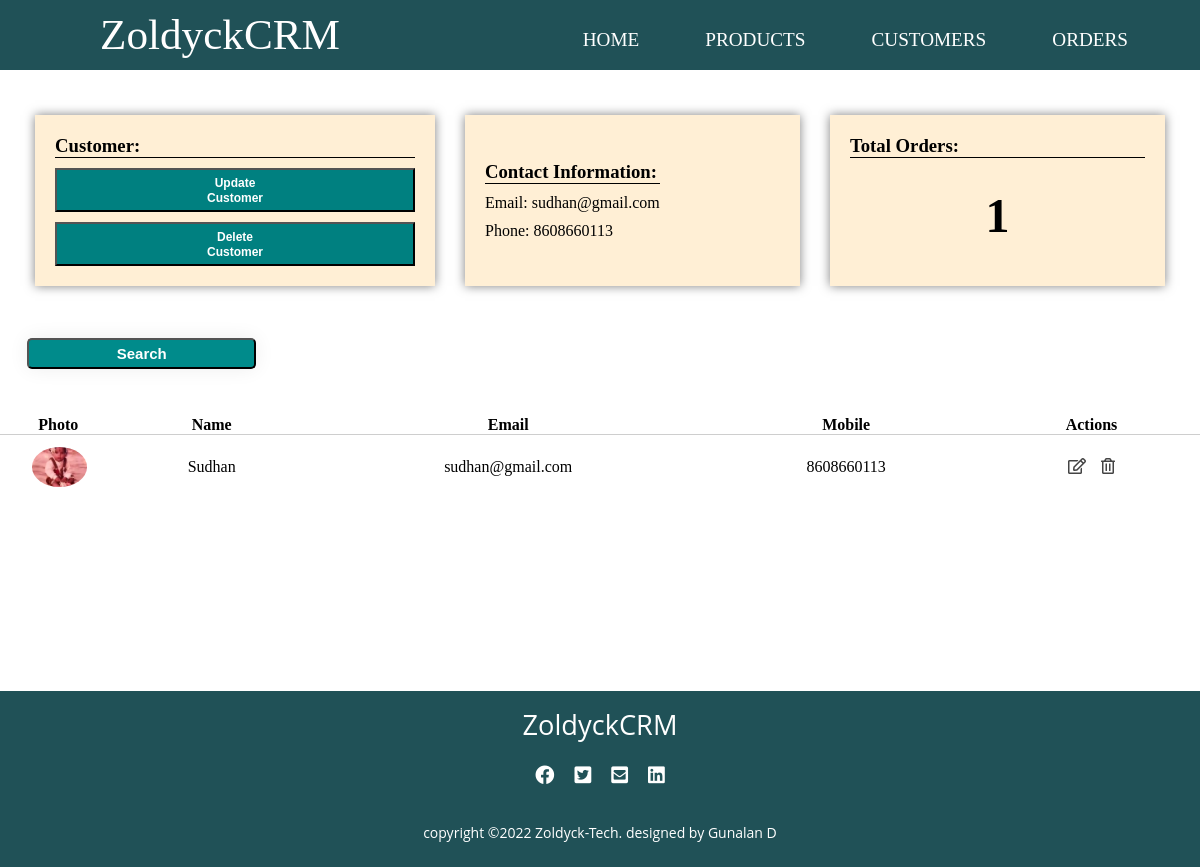
Page /2/ on the earlier database version.
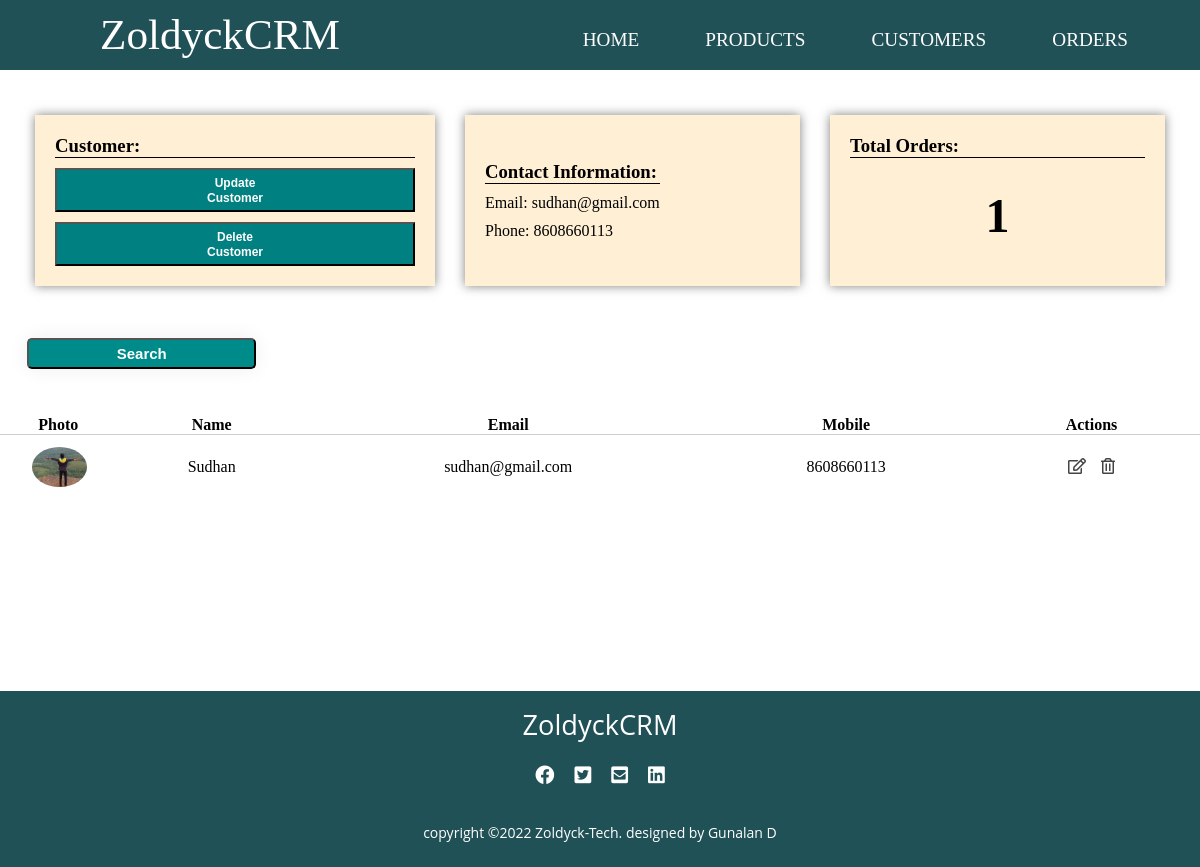
Same page on the later database version.
### accounts/models.py (models this page shows, shortened)
class Customer(models.Model):
    customer_pic = models.ImageField(upload_to='customer_pics/', blank=True)
    customer_name = models.CharField(max_length=50, null= True)
    customer_email = models.CharField(max_length=200 , null= True)
    customer_mobile = models.CharField(max_length=50 , null= True)
    date_created = models.DateTimeField(auto_now_add=True , null= True)

### accounts/views.py (the view)
# urls.py: path('<int:customer_id>/', views.customer, name='customer'),
def customer(request, customer_id):
    customer = Customer.objects.get(id=customer_id)
    saleorder = SaleOrder.objects.all()
    orders = customer.saleorder_set.all() # this is the same as above
    order_count = orders.count()
    context = {
        'customer': customer,
        'order_count': order_count,
        'orders': orders,
    }
    return render(request, 'accounts/customer.html',context)

### accounts/templates/accounts/customer.html
{% extends 'accounts/layout.html'%}
{% block content %}
<section>
    <div class="main">
        <div class="cus-cards">
            <div class="cus-card">
                <div class="card-content">
                    <h3>Customer:</h3>
                    <button class="bnx"><a href="">Update Customer</a></button>
                    <button class="bnx"><a href="">Delete Customer</a></button>
                </div>
            </div>
            <div class="cus-card">
                <div class="card-content">
                    <h3>Contact Information:</h3>
                    <p>Email:  <span style="text-align: right;">{{ customer.customer_email }}</span></p>
                    <p>Phone: {{ customer.customer_mobile }}</p>
                </div>
            </div>
            <div class="cus-card1">
                <div class="card-content">
                    <h3>Total Orders:</h3>
                    <h1>{{order_count}}</h3>
                </div>
            </div>
        </div>
        <div class="cus-prod-tables">
            <div class="button">
                <button class="crt-ser"><a href="">Search</a></button>
            </div>
            <div class="latest-cus-prod">
                <table class="cus-prod-customers">
                    <thead>
                        <tr>
                            <th>Photo</th>
                            <th>Name</th>
                            <th>Email</th>
                            <th>Mobile</th>
                            <th>Actions</th>
                        </tr>
                    </thead>
                    <tbody>
                        <tr>
                            <td class="id-td">
                                <div class="img-box-small-cus">
                                    <img src="{{ customer.customer_pic.url }}">
                                </div>
                            </td>
                            <td>{{ customer.customer_name }}</td>
                            <td>{{ customer.customer_email }}</td>
                            <td>{{ customer.customer_mobile }}</td>
                            <td>
                                <i class="far fa-edit"></i>
                                <i class="far fa-trash-alt"></i>
                            </td>
                        </tr>
                    </tbody>
                </table>
            </div>
        </div>
    </div>
</section>
{% endblock %}

Differences in the rows shown:
changed Customer "sudhan@gmail.com": customer_pic: a different picture
